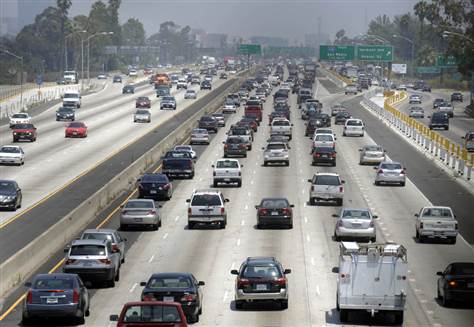
#> input picture sample2_img.jpg, 474 x 327 px
$ python main.py   (Python 2 division)   (older library calls are emulated)
#> lines starting #> are read from the running program, lines starting #| are printed output that depends on the picture; after the words box and inside, x2 and y2 are one past the last pixel; in counts of white or black regions, pixels touching at a corner belong together
#> in main, screen is the input picture: shape (327, 474, 3); mean B, G, R 131.7, 131.5, 130.7
### blob_detection.py
# -*- coding: utf-8 -*-

import cv2
import numpy as np
from regionOfInterest import roi

def detect_blob(image):
    '''satyanrayan pande-
    THRESHOLD_SENSITIVITY = 50
    hsvFrame = cv2.cvtColor(image, cv2.COLOR_BGR2HSV)
    (_, _, grayFrame) = cv2.split(hsvFrame)
    grayFrame = cv2.GaussianBlur(grayFrame, (21, 21), 0)

    retval, thresholdImage = cv2.threshold(grayFrame, THRESHOLD_SENSITIVITY, 255, cv2.THRESH_BINARY)
    #thresholdImage = cv2.dilate(thresholdImage, None, iterations=2)
    cv2.imshow("threshold", thresholdImage)

    contours, hierarchy = cv2.findContours(thresholdImage, cv2.RETR_EXTERNAL, cv2.CHAIN_APPROX_SIMPLE)
    return contours
    --end'''
    '''by sameer mandaogade'''
    hue ,saturation ,value = cv2.split(image)
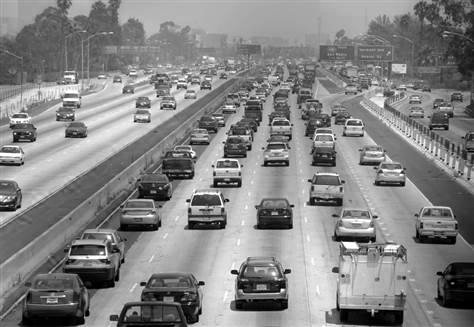
#> hue: shape (327, 474); min 0, max 255, mean 131.7
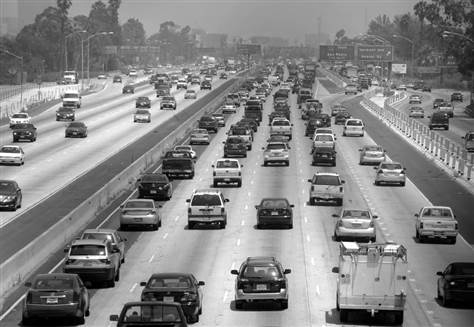
#> saturation: shape (327, 474); min 0, max 255, mean 131.5
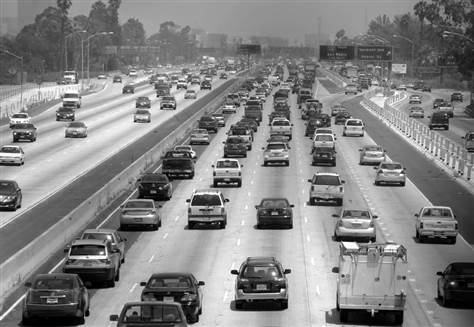
#> value: shape (327, 474); min 0, max 255, mean 130.7
    retval, thresholded = cv2.threshold(saturation, 0, 255, cv2.THRESH_BINARY + cv2.THRESH_OTSU)
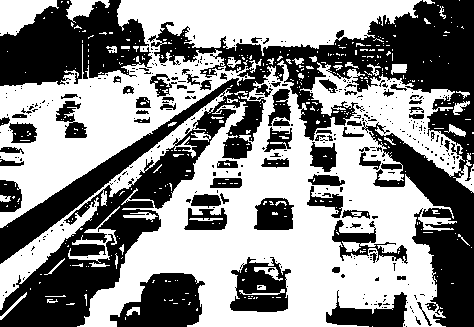
#> thresholded: shape (327, 474); 54.6% white; 364 black regions (296 under 20 px), largest, box (x1, y1, x2, y2) and area: (0, 0, 474, 327) 43762, (0, 0, 152, 86) 8626, (110, 273, 205, 327) 3427
#> retval = 127
    medianFiltered = cv2.medianBlur(thresholded,5)
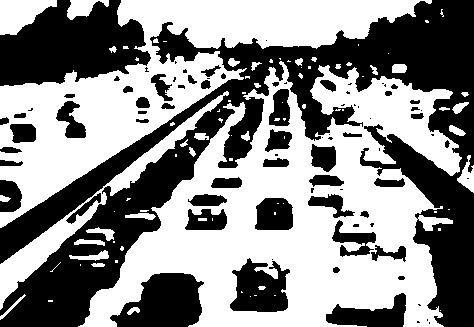
#> medianFiltered: shape (327, 474); 54.1% white; 84 black regions (33 under 20 px), largest, box (x1, y1, x2, y2) and area: (0, 0, 474, 327) 45435, (0, 0, 151, 86) 8825, (110, 273, 204, 327) 3488
    #_, contours, hierarchy = cv2.findContours(medianFiltered, cv2.RETR_TREE, cv2.CHAIN_APPROX_SIMPLE)

    return medianFiltered


### regionOfInterest.py
# -*- coding: utf-8 -*-
"""
Created on Tue Aug 01 21:07:58 2017

@author: satyanarayan pande
"""
import numpy as np
import cv2

def roi(img, vertices):
    mask = np.zeros_like(img)
    cv2.fillPoly(mask, vertices, 255)
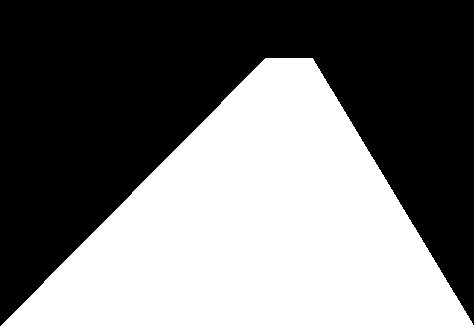
#> mask: shape (327, 474); 45.3% white; 1 white region, box (x1, y1, x2, y2) and area: (0, 58, 474, 327) 70290
    mask = cv2.bitwise_not(mask)
    masked = cv2.bitwise_or(img, mask)
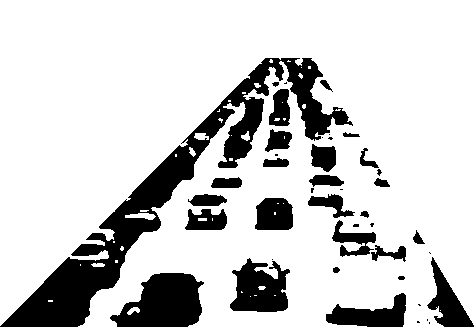
#> masked: shape (327, 474); 81% white; 42 black regions (15 under 20 px), largest, box (x1, y1, x2, y2) and area: (0, 58, 353, 327) 14453, (110, 273, 204, 327) 3488, (230, 258, 290, 312) 2219

    return masked

### main.py
# -*- coding: utf-8 -*-
"""
Created on Tue Aug 01 20:17:30 2017

@author: satyanarayan pande
"""
#import numpy as np
#from PIL import ImageGrab
import cv2
#from process_img import process_img
from blob_detection import detect_blob
from regionOfInterest import roi
import numpy as np

def main():
    #path = 'D:\\Study\\SEM VIII\\FYP\\Density Based Traffic Control using Image Processing\\output_images\\'
    screen = cv2.imread('sample2_img.jpg')
    #new_screen = process_img(screen)
    #cv2.imwrite(path + 'op6.jpg', new_screen)

    blob_detected = detect_blob(screen)

    #height, width =  blob_detectedaa.shape
    #print "Total Pixels = %d" % (height * width)
    vertices = np.array([[0,327], [265,58], [312,58], [474,327]], np.int32)
    image = roi(blob_detected, [vertices])
    image = cv2.bitwise_not(image)
    cv2.imshow('Blob-Detected', image)
    cv2.waitKey(0)
    white = cv2.countNonZero(blob_detected)
#> white = 83865
    print white
#| 83865
    cv2.destroyAllWindows()

main()

$ run again, with sample_img.jpg copied over sample2_img.jpg
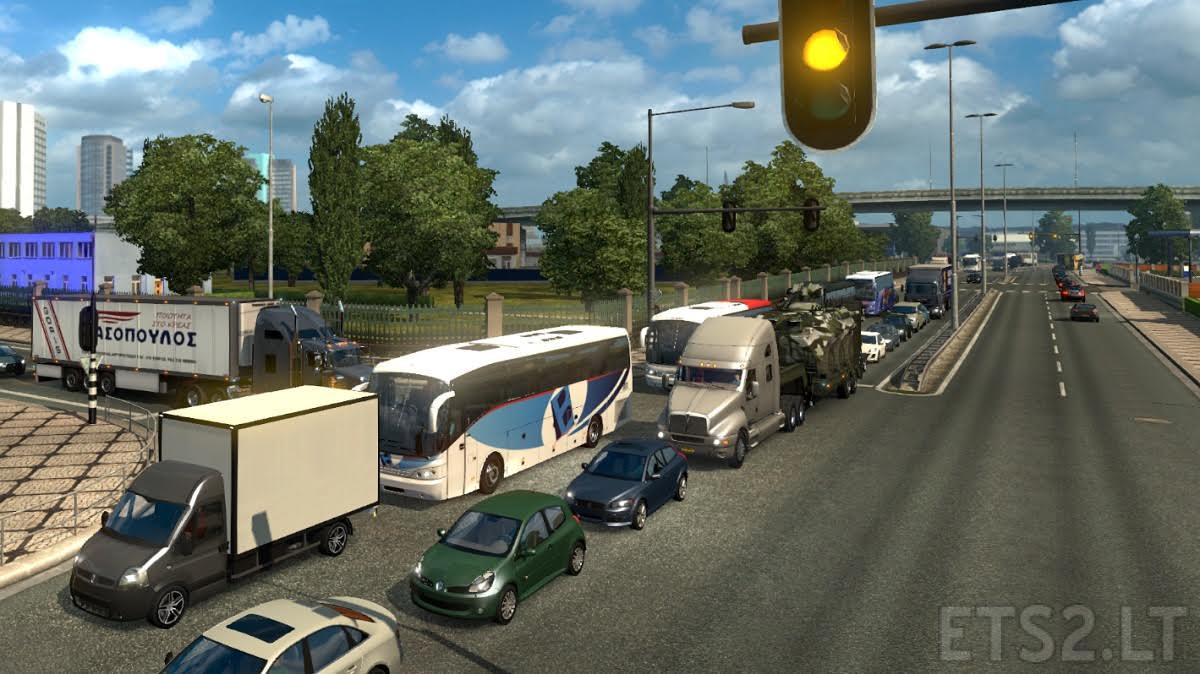
#> input picture sample_img.jpg, 1200 x 674 px
#> in main, screen is the input picture: shape (674, 1200, 3); mean B, G, R 104.3, 110.3, 101.2
#> in detect_blob, `retval, thresholded = cv2.threshold(saturation, 0, 255, cv2.THRESH_BIN..`:
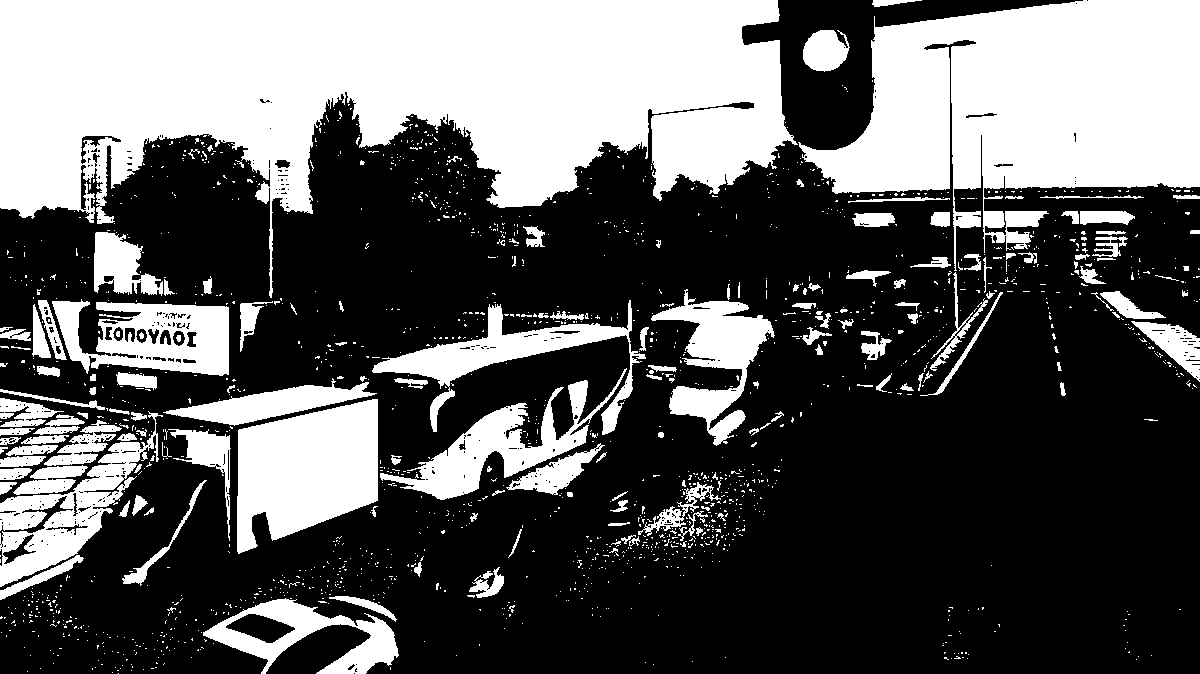
#> thresholded: shape (674, 1200); 36.3% white; 1714 white regions (1552 under 20 px), largest, box (x1, y1, x2, y2) and area: (0, 0, 798, 298) 129215, (798, 0, 1200, 271) 62714, (237, 399, 378, 554) 15490
#> retval = 124
#> medianFiltered: shape (674, 1200); 35.8% white; 195 white regions (88 under 20 px), largest, box (x1, y1, x2, y2) and area: (0, 0, 796, 224) 129415, (798, 0, 1200, 194) 61103, (237, 377, 622, 553) 23530
#> in roi, `masked = cv2.bitwise_or(img, mask)`:
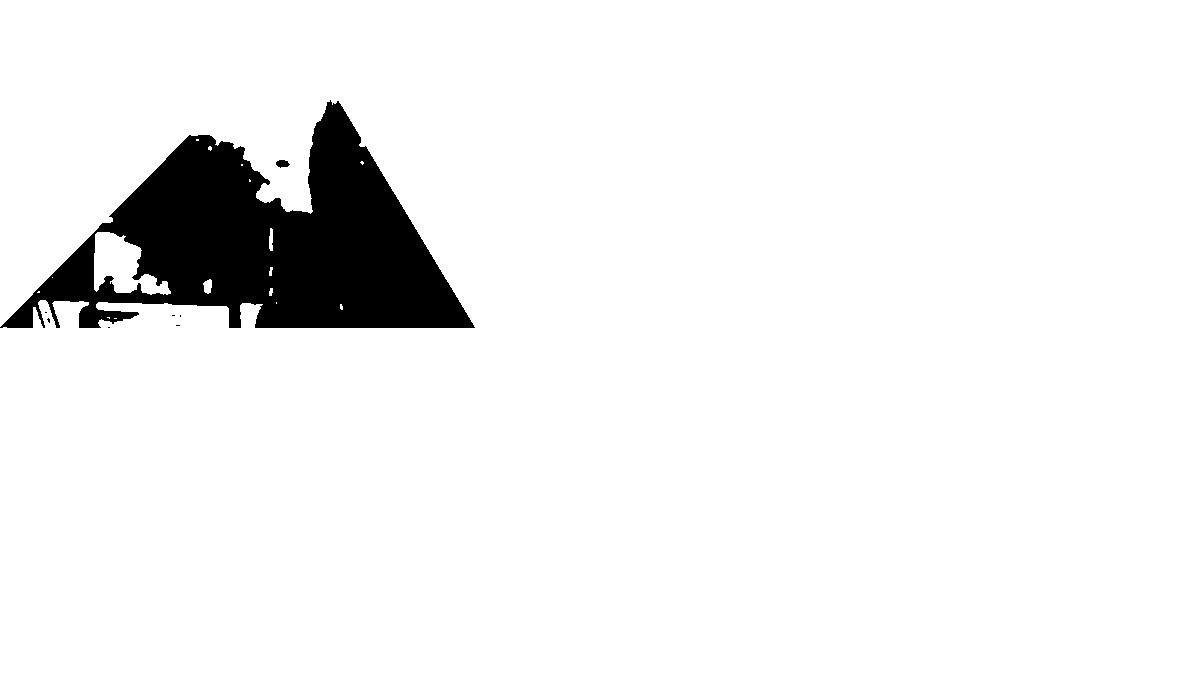
#> masked: shape (674, 1200); 93.6% white; 8 black regions (6 under 20 px), largest, box (x1, y1, x2, y2) and area: (0, 100, 475, 328) 51519, (276, 160, 290, 168) 79
#> white = 289395
#| 289395
